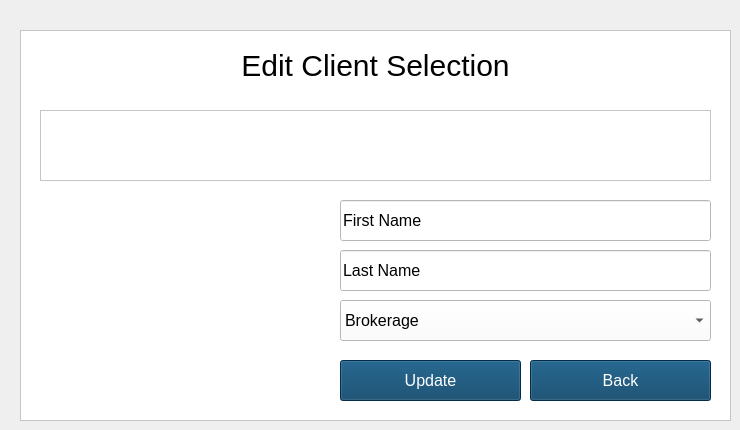
    <widget class="QWidget" name="client_edit_profile">
     <widget class="QFrame" name="frame_3">
      <property name="geometry">
       <rect>
        <x>20</x>
        <y>30</y>
        <width>711</width>
        <height>391</height>
       </rect>
      </property>
      <property name="styleSheet">
       <string notr="true">background-color: white
</string>
      </property>
      <property name="frameShape">
       <enum>QFrame::StyledPanel</enum>
      </property>
      <property name="frameShadow">
       <enum>QFrame::Raised</enum>
      </property>
      <widget class="QLabel" name="client_edit_profile_title">
       <property name="geometry">
        <rect>
         <x>20</x>
         <y>10</y>
         <width>671</width>
         <height>51</height>
        </rect>
       </property>
       <property name="styleSheet">
        <string notr="true">background-color: white;
color: black;
font-size: 30px;</string>
       </property>
       <property name="text">
        <string>Edit Client Selection</string>
       </property>
       <property name="alignment">
        <set>Qt::AlignCenter</set>
       </property>
      </widget>
      <widget class="QPushButton" name="client_edit_profile_btn_update">
       <property name="geometry">
        <rect>
         <x>320</x>
         <y>330</y>
         <width>181</width>
         <height>41</height>
        </rect>
       </property>
       <property name="palette">
        <palette>
         <active>
          <colorrole role="WindowText">
           <brush brushstyle="SolidPattern">
            <color alpha="255">
             <red>255</red>
             <green>255</green>
             <blue>255</blue>
            </color>
           </brush>
          </colorrole>
          <colorrole role="Button">
           <brush brushstyle="SolidPattern">
            <color alpha="255">
             <red>3</red>
             <green>62</green>
             <blue>99</blue>
            </color>
           </brush>
          </colorrole>
          <colorrole role="Text">
           <brush brushstyle="SolidPattern">
            <color alpha="255">
             <red>255</red>
             <green>255</green>
             <blue>255</blue>
            </color>
           </brush>
          </colorrole>
          <colorrole role="ButtonText">
           <brush brushstyle="SolidPattern">
            <color alpha="255">
             <red>255</red>
             <green>255</green>
             <blue>255</blue>
            </color>
           </brush>
          </colorrole>
          <colorrole role="Base">
           <brush brushstyle="SolidPattern">
            <color alpha="255">
             <red>3</red>
             <green>62</green>
             <blue>99</blue>
            </color>
           </brush>
          </colorrole>
          <colorrole role="Window">
           <brush brushstyle="SolidPattern">
            <color alpha="255">
             <red>3</red>
             <green>62</green>
             <blue>99</blue>
            </color>
           </brush>
          </colorrole>
          <colorrole role="PlaceholderText">
           <brush brushstyle="NoBrush">
            <color alpha="128">
             <red>255</red>
             <green>255</green>
             <blue>255</blue>
            </color>
           </brush>
          </colorrole>
         </active>
         <inactive>
          <colorrole role="WindowText">
           <brush brushstyle="SolidPattern">
            <color alpha="255">
             <red>255</red>
             <green>255</green>
             <blue>255</blue>
            </color>
           </brush>
          </colorrole>
          <colorrole role="Button">
           <brush brushstyle="SolidPattern">
            <color alpha="255">
             <red>3</red>
             <green>62</green>
             <blue>99</blue>
            </color>
           </brush>
          </colorrole>
          <colorrole role="Text">
           <brush brushstyle="SolidPattern">
            <color alpha="255">
             <red>255</red>
             <green>255</green>
             <blue>255</blue>
            </color>
           </brush>
          </colorrole>
          <colorrole role="ButtonText">
           <brush brushstyle="SolidPattern">
            <color alpha="255">
             <red>255</red>
             <green>255</green>
             <blue>255</blue>
            </color>
           </brush>
          </colorrole>
          <colorrole role="Base">
           <brush brushstyle="SolidPattern">
            <color alpha="255">
             <red>3</red>
             <green>62</green>
             <blue>99</blue>
            </color>
           </brush>
          </colorrole>
          <colorrole role="Window">
           <brush brushstyle="SolidPattern">
            <color alpha="255">
             <red>3</red>
             <green>62</green>
             <blue>99</blue>
            </color>
           </brush>
          </colorrole>
          <colorrole role="PlaceholderText">
           <brush brushstyle="NoBrush">
            <color alpha="128">
             <red>255</red>
             <green>255</green>
             <blue>255</blue>
            </color>
           </brush>
          </colorrole>
         </inactive>
         <disabled>
          <colorrole role="WindowText">
           <brush brushstyle="SolidPattern">
            <color alpha="255">
             <red>255</red>
             <green>255</green>
             <blue>255</blue>
            </color>
           </brush>
          </colorrole>
          <colorrole role="Button">
           <brush brushstyle="SolidPattern">
            <color alpha="255">
             <red>3</red>
             <green>62</green>
             <blue>99</blue>
            </color>
           </brush>
          </colorrole>
          <colorrole role="Text">
           <brush brushstyle="SolidPattern">
            <color alpha="255">
             <red>255</red>
             <green>255</green>
             <blue>255</blue>
            </color>
           </brush>
          </colorrole>
          <colorrole role="ButtonText">
           <brush brushstyle="SolidPattern">
            <color alpha="255">
             <red>255</red>
             <green>255</green>
             <blue>255</blue>
            </color>
           </brush>
          </colorrole>
          <colorrole role="Base">
           <brush brushstyle="SolidPattern">
            <color alpha="255">
             <red>3</red>
             <green>62</green>
             <blue>99</blue>
            </color>
           </brush>
          </colorrole>
          <colorrole role="Window">
           <brush brushstyle="SolidPattern">
            <color alpha="255">
             <red>3</red>
             <green>62</green>
             <blue>99</blue>
            </color>
           </brush>
          </colorrole>
          <colorrole role="PlaceholderText">
           <brush brushstyle="NoBrush">
            <color alpha="128">
             <red>255</red>
             <green>255</green>
             <blue>255</blue>
            </color>
           </brush>
          </colorrole>
         </disabled>
        </palette>
       </property>
       <property name="font">
        <font>
         <pointsize>12</pointsize>
        </font>
       </property>
       <property name="styleSheet">
        <string notr="true">background-color: #033E63;
color: white</string>
       </property>
       <property name="text">
        <string>Update</string>
       </property>
      </widget>
      <widget class="QPushButton" name="client_edit_profile_btn_cancel">
       <property name="geometry">
        <rect>
         <x>510</x>
         <y>330</y>
         <width>181</width>
         <height>41</height>
        </rect>
       </property>
       <property name="palette">
        <palette>
         <active>
          <colorrole role="WindowText">
           <brush brushstyle="SolidPattern">
            <color alpha="255">
             <red>255</red>
             <green>255</green>
             <blue>255</blue>
            </color>
           </brush>
          </colorrole>
          <colorrole role="Button">
           <brush brushstyle="SolidPattern">
            <color alpha="255">
             <red>3</red>
             <green>62</green>
             <blue>99</blue>
            </color>
           </brush>
          </colorrole>
          <colorrole role="Text">
           <brush brushstyle="SolidPattern">
            <color alpha="255">
             <red>255</red>
             <green>255</green>
             <blue>255</blue>
            </color>
           </brush>
          </colorrole>
          <colorrole role="ButtonText">
           <brush brushstyle="SolidPattern">
            <color alpha="255">
             <red>255</red>
             <green>255</green>
             <blue>255</blue>
            </color>
           </brush>
          </colorrole>
          <colorrole role="Base">
           <brush brushstyle="SolidPattern">
            <color alpha="255">
             <red>3</red>
             <green>62</green>
             <blue>99</blue>
            </color>
           </brush>
          </colorrole>
          <colorrole role="Window">
           <brush brushstyle="SolidPattern">
            <color alpha="255">
             <red>3</red>
             <green>62</green>
             <blue>99</blue>
            </color>
           </brush>
          </colorrole>
          <colorrole role="PlaceholderText">
           <brush brushstyle="NoBrush">
            <color alpha="128">
             <red>255</red>
             <green>255</green>
             <blue>255</blue>
            </color>
           </brush>
          </colorrole>
         </active>
         <inactive>
          <colorrole role="WindowText">
           <brush brushstyle="SolidPattern">
            <color alpha="255">
             <red>255</red>
             <green>255</green>
             <blue>255</blue>
            </color>
           </brush>
          </colorrole>
          <colorrole role="Button">
           <brush brushstyle="SolidPattern">
            <color alpha="255">
             <red>3</red>
             <green>62</green>
             <blue>99</blue>
            </color>
           </brush>
          </colorrole>
          <colorrole role="Text">
           <brush brushstyle="SolidPattern">
            <color alpha="255">
             <red>255</red>
             <green>255</green>
             <blue>255</blue>
            </color>
           </brush>
          </colorrole>
          <colorrole role="ButtonText">
           <brush brushstyle="SolidPattern">
            <color alpha="255">
             <red>255</red>
             <green>255</green>
             <blue>255</blue>
            </color>
           </brush>
          </colorrole>
          <colorrole role="Base">
           <brush brushstyle="SolidPattern">
            <color alpha="255">
             <red>3</red>
             <green>62</green>
             <blue>99</blue>
            </color>
           </brush>
          </colorrole>
          <colorrole role="Window">
           <brush brushstyle="SolidPattern">
            <color alpha="255">
             <red>3</red>
             <green>62</green>
             <blue>99</blue>
            </color>
           </brush>
          </colorrole>
          <colorrole role="PlaceholderText">
           <brush brushstyle="NoBrush">
            <color alpha="128">
             <red>255</red>
             <green>255</green>
             <blue>255</blue>
            </color>
           </brush>
          </colorrole>
         </inactive>
         <disabled>
          <colorrole role="WindowText">
           <brush brushstyle="SolidPattern">
            <color alpha="255">
             <red>255</red>
             <green>255</green>
             <blue>255</blue>
            </color>
           </brush>
          </colorrole>
          <colorrole role="Button">
           <brush brushstyle="SolidPattern">
            <color alpha="255">
             <red>3</red>
             <green>62</green>
             <blue>99</blue>
            </color>
           </brush>
          </colorrole>
          <colorrole role="Text">
           <brush brushstyle="SolidPattern">
            <color alpha="255">
             <red>255</red>
             <green>255</green>
             <blue>255</blue>
            </color>
           </brush>
          </colorrole>
          <colorrole role="ButtonText">
           <brush brushstyle="SolidPattern">
            <color alpha="255">
             <red>255</red>
             <green>255</green>
             <blue>255</blue>
            </color>
           </brush>
          </colorrole>
          <colorrole role="Base">
           <brush brushstyle="SolidPattern">
            <color alpha="255">
             <red>3</red>
             <green>62</green>
             <blue>99</blue>
            </color>
           </brush>
          </colorrole>
          <colorrole role="Window">
           <brush brushstyle="SolidPattern">
            <color alpha="255">
             <red>3</red>
             <green>62</green>
             <blue>99</blue>
            </color>
           </brush>
          </colorrole>
          <colorrole role="PlaceholderText">
           <brush brushstyle="NoBrush">
            <color alpha="128">
             <red>255</red>
             <green>255</green>
             <blue>255</blue>
            </color>
           </brush>
          </colorrole>
         </disabled>
        </palette>
       </property>
       <property name="font">
        <font>
         <pointsize>12</pointsize>
        </font>
       </property>
       <property name="styleSheet">
        <string notr="true">background-color: #033E63;
color: white</string>
       </property>
       <property name="text">
        <string>Back</string>
       </property>
      </widget>
      <widget class="QTableView" name="client_edit_profile_list">
       <property name="geometry">
        <rect>
         <x>20</x>
         <y>80</y>
         <width>671</width>
         <height>71</height>
        </rect>
       </property>
      </widget>
      <widget class="QLineEdit" name="client_edit_profile_first_name">
       <property name="geometry">
        <rect>
         <x>320</x>
         <y>170</y>
         <width>371</width>
         <height>41</height>
        </rect>
       </property>
       <property name="font">
        <font>
         <pointsize>12</pointsize>
        </font>
       </property>
       <property name="styleSheet">
        <string notr="true">background-color: white;
color: black;</string>
       </property>
       <property name="text">
        <string>First Name</string>
       </property>
      </widget>
      <widget class="QLineEdit" name="client_edit_profile_last_name">
       <property name="geometry">
        <rect>
         <x>320</x>
         <y>220</y>
         <width>371</width>
         <height>41</height>
        </rect>
       </property>
       <property name="font">
        <font>
         <pointsize>12</pointsize>
        </font>
       </property>
       <property name="styleSheet">
        <string notr="true">background-color: white;
color: black;</string>
       </property>
       <property name="text">
        <string>Last Name</string>
       </property>
      </widget>
      <widget class="QComboBox" name="client_edit_profile_cmb_service">
       <property name="geometry">
        <rect>
         <x>320</x>
         <y>270</y>
         <width>371</width>
         <height>41</height>
        </rect>
       </property>
       <property name="font">
        <font>
         <pointsize>-1</pointsize>
        </font>
       </property>
       <property name="styleSheet">
        <string notr="true">font-size: 16px;
background-color: white;
color: black;</string>
       </property>
       <item>
        <property name="text">
         <string>Brokerage</string>
        </property>
       </item>
       <item>
        <property name="text">
         <string>Retirement</string>
        </property>
       </item>
      </widget>
     </widget>
    </widget>
